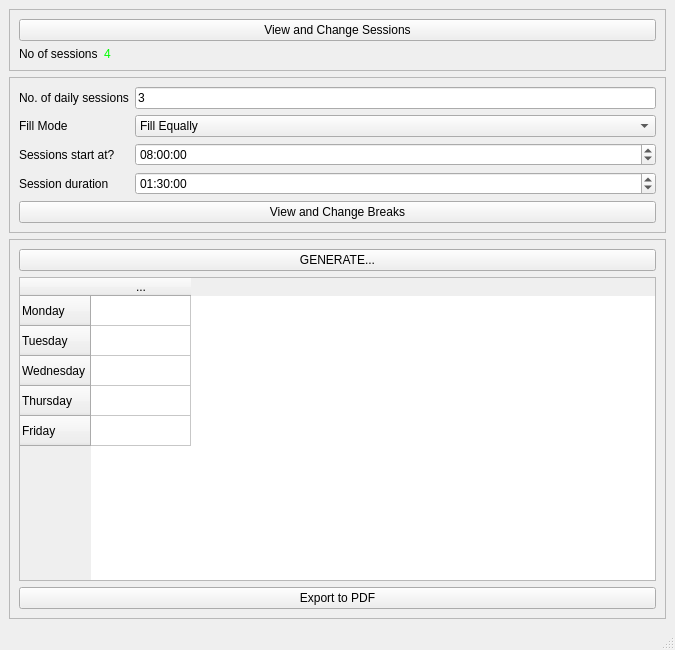
<?xml version="1.0" encoding="UTF-8"?>
<ui version="4.0">
 <class>MainWindow</class>
 <widget class="QMainWindow" name="MainWindow">
  <property name="geometry">
   <rect>
    <x>0</x>
    <y>0</y>
    <width>675</width>
    <height>650</height>
   </rect>
  </property>
  <property name="windowTitle">
   <string>ttgen - Timetable Generator</string>
  </property>
  <widget class="QWidget" name="centralwidget">
   <layout class="QVBoxLayout" name="verticalLayout_2">
    <item>
     <widget class="QFrame" name="frame">
      <property name="frameShape">
       <enum>QFrame::StyledPanel</enum>
      </property>
      <property name="frameShadow">
       <enum>QFrame::Raised</enum>
      </property>
      <layout class="QFormLayout" name="formLayout_2">
       <item row="1" column="0">
        <widget class="QLabel" name="label">
         <property name="text">
          <string>No of sessions</string>
         </property>
        </widget>
       </item>
       <item row="1" column="1">
        <widget class="QLabel" name="lblSessionsCount">
         <property name="styleSheet">
          <string notr="true">color:rgb(0, 255, 0)</string>
         </property>
         <property name="text">
          <string>4</string>
         </property>
        </widget>
       </item>
       <item row="0" column="0" colspan="2">
        <widget class="QPushButton" name="pushButton">
         <property name="text">
          <string>View and Change Sessions</string>
         </property>
        </widget>
       </item>
      </layout>
     </widget>
    </item>
    <item>
     <widget class="QFrame" name="frame_2">
      <property name="frameShape">
       <enum>QFrame::StyledPanel</enum>
      </property>
      <property name="frameShadow">
       <enum>QFrame::Raised</enum>
      </property>
      <layout class="QFormLayout" name="formLayout">
       <item row="0" column="0">
        <widget class="QLabel" name="label_2">
         <property name="text">
          <string>No. of daily sessions</string>
         </property>
        </widget>
       </item>
       <item row="0" column="1">
        <widget class="QLineEdit" name="txtDailySessions">
         <property name="toolTip">
          <string>&lt;html&gt;&lt;head/&gt;&lt;body&gt;&lt;p&gt;Daily sessions (excluding breaks)&lt;/p&gt;&lt;/body&gt;&lt;/html&gt;</string>
         </property>
         <property name="text">
          <string>3</string>
         </property>
        </widget>
       </item>
       <item row="1" column="0">
        <widget class="QLabel" name="label_3">
         <property name="text">
          <string>Fill Mode</string>
         </property>
        </widget>
       </item>
       <item row="1" column="1">
        <widget class="QComboBox" name="cbxFillMode">
         <property name="toolTip">
          <string>&lt;html&gt;&lt;head/&gt;&lt;body&gt;&lt;p&gt;Fill Equally - All sessions are randomly filled equally in grid if possible&lt;/p&gt;&lt;p&gt;Fill Once - Each session is randomly filled once&lt;/p&gt;&lt;/body&gt;&lt;/html&gt;</string>
         </property>
         <property name="whatsThis">
          <string>&lt;html&gt;&lt;head/&gt;&lt;body&gt;&lt;p&gt;&lt;br/&gt;&lt;/p&gt;&lt;/body&gt;&lt;/html&gt;</string>
         </property>
         <item>
          <property name="text">
           <string>Fill Equally</string>
          </property>
         </item>
         <item>
          <property name="text">
           <string>Fill Once</string>
          </property>
         </item>
        </widget>
       </item>
       <item row="2" column="0">
        <widget class="QLabel" name="label_4">
         <property name="text">
          <string>Sessions start at?</string>
         </property>
        </widget>
       </item>
       <item row="2" column="1">
        <widget class="QTimeEdit" name="tedSessionsStart">
         <property name="time">
          <time>
           <hour>8</hour>
           <minute>0</minute>
           <second>0</second>
          </time>
         </property>
        </widget>
       </item>
       <item row="3" column="0">
        <widget class="QLabel" name="label_5">
         <property name="text">
          <string>Session duration</string>
         </property>
        </widget>
       </item>
       <item row="3" column="1">
        <widget class="QTimeEdit" name="tedSessionDuration">
         <property name="time">
          <time>
           <hour>1</hour>
           <minute>30</minute>
           <second>0</second>
          </time>
         </property>
        </widget>
       </item>
       <item row="4" column="0" colspan="2">
        <widget class="QPushButton" name="pushButton_2">
         <property name="text">
          <string>View and Change Breaks</string>
         </property>
        </widget>
       </item>
      </layout>
     </widget>
    </item>
    <item>
     <widget class="QFrame" name="frame_3">
      <property name="frameShape">
       <enum>QFrame::StyledPanel</enum>
      </property>
      <property name="frameShadow">
       <enum>QFrame::Raised</enum>
      </property>
      <layout class="QVBoxLayout" name="verticalLayout">
       <item>
        <widget class="QPushButton" name="btnGenerate">
         <property name="text">
          <string>GENERATE...</string>
         </property>
        </widget>
       </item>
       <item>
        <widget class="QTableWidget" name="tableWidget">
         <property name="rowCount">
          <number>5</number>
         </property>
         <property name="columnCount">
          <number>1</number>
         </property>
         <attribute name="horizontalHeaderCascadingSectionResizes">
          <bool>false</bool>
         </attribute>
         <attribute name="horizontalHeaderStretchLastSection">
          <bool>false</bool>
         </attribute>
         <attribute name="verticalHeaderCascadingSectionResizes">
          <bool>false</bool>
         </attribute>
         <attribute name="verticalHeaderStretchLastSection">
          <bool>false</bool>
         </attribute>
         <row>
          <property name="text">
           <string>Monday</string>
          </property>
         </row>
         <row>
          <property name="text">
           <string>Tuesday</string>
          </property>
         </row>
         <row>
          <property name="text">
           <string>Wednesday</string>
          </property>
         </row>
         <row>
          <property name="text">
           <string>Thursday</string>
          </property>
         </row>
         <row>
          <property name="text">
           <string>Friday</string>
          </property>
         </row>
         <column>
          <property name="text">
           <string>...</string>
          </property>
         </column>
        </widget>
       </item>
       <item>
        <widget class="QPushButton" name="pushButton_3">
         <property name="text">
          <string>Export to PDF</string>
         </property>
        </widget>
       </item>
      </layout>
     </widget>
    </item>
   </layout>
  </widget>
  <widget class="QStatusBar" name="statusBar"/>
  <widget class="QMenuBar" name="menuBar">
   <property name="geometry">
    <rect>
     <x>0</x>
     <y>0</y>
     <width>675</width>
     <height>27</height>
    </rect>
   </property>
  </widget>
 </widget>
 <resources/>
 <connections/>
</ui>
